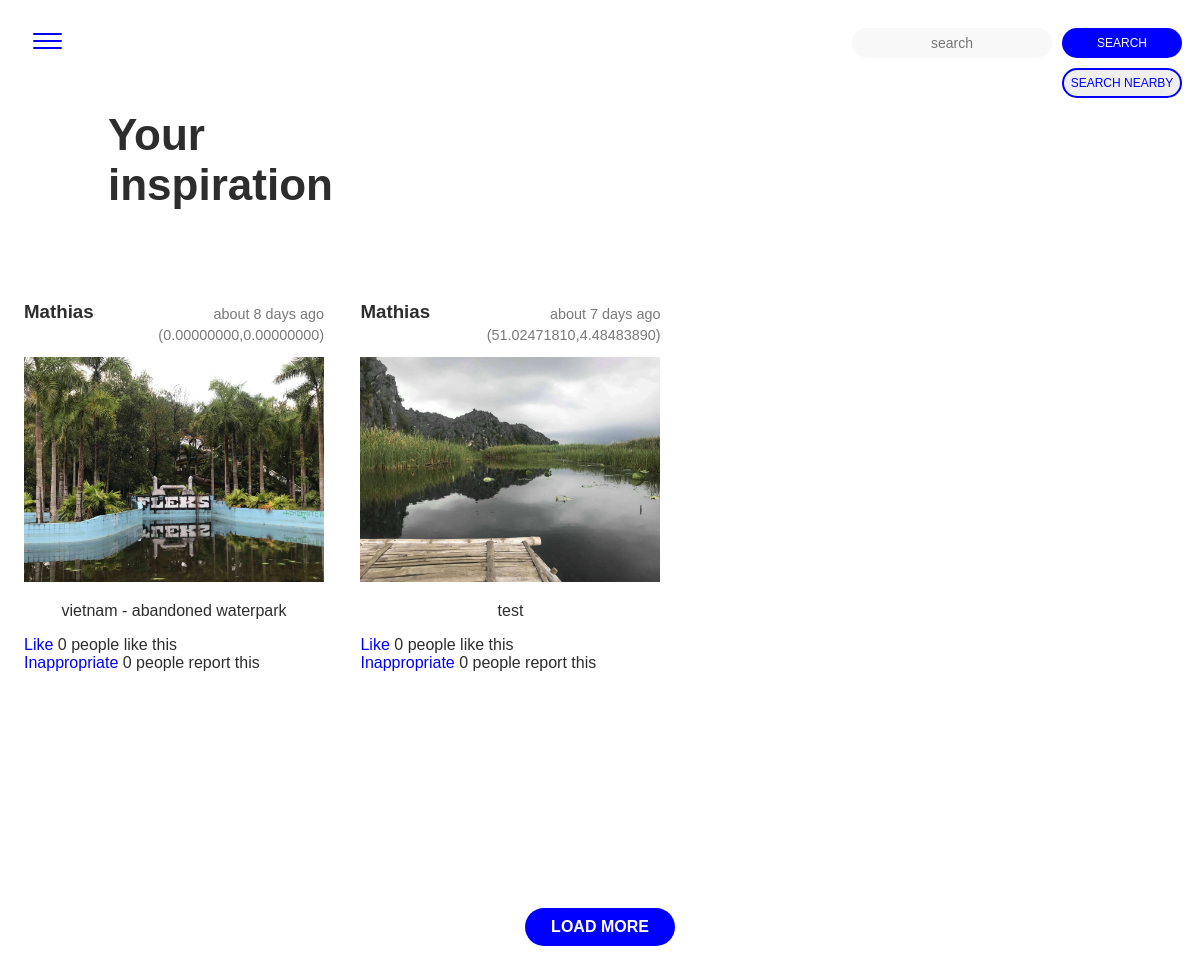
The page /index.php (signed in) on the database its author committed.
### tables this page shows
CREATE TABLE `images` (
  `id` int(11) NOT NULL AUTO_INCREMENT,
  `user_id` int(11) NOT NULL,
  `img_description` varchar(255) NOT NULL,
  `date_created` timestamp NOT NULL DEFAULT CURRENT_TIMESTAMP,
  `file_path` varchar(255) NOT NULL,
  `longitude` decimal(10,8) NOT NULL,
  `latitude` decimal(10,8) NOT NULL,
  PRIMARY KEY (`id`)
);

CREATE TABLE `users` (
  `id` int(11) unsigned NOT NULL AUTO_INCREMENT,
  `firstname` varchar(255) DEFAULT NULL,
  `lastname` varchar(255) DEFAULT NULL,
  `username` varchar(255) DEFAULT NULL,
  `email` varchar(255) DEFAULT NULL,
  `password` varchar(255) DEFAULT NULL,
  PRIMARY KEY (`id`)
);

### classes/Post.php (called while the page is built, shortened)
<?php
class Post
{
    public $id;
    private $date_created;
    public function getId()
    {
        return $this->id;
    }
    public function getDate_created()
    {
        return $this->date_created;
    }
    public static function getAllFromFriends($ids, $start, $counter)
    {
        $conn = Db::getInstance();
        $result = $conn->prepare('SELECT * FROM images WHERE user_id IN ('.$ids.') limit '.$start.','.$counter);
        $result->execute();
        return $result->fetchAll(PDO::FETCH_CLASS, __CLASS__);
    }
    public function getLikes()
    {
        $conn = Db::getInstance();
        $statement = $conn->prepare('select count(*) as countLikes from likes where post_id = :postid');
        $statement->bindValue(':postid', $this->id);
        $statement->execute();
        $result = $statement->fetch(PDO::FETCH_ASSOC);
        return $result['countLikes'];
    }
    public static function convertTime($time_ago)
    {
        $estimate_time = time() - $time_ago;
        $condition = array(
                12 * 30 * 24 * 60 * 60 => 'year',
                30 * 24 * 60 * 60 => 'month',
                24 * 60 * 60 => 'day',
                60 * 60 => 'hour',
                60 => 'minute',
                1 => 'second',
    );
        foreach ($condition as $secs => $str) {
            $d = $estimate_time / $secs;
            if ($d >= 1) {
                $r = round($d);
                return 'about '.$r.' '.$str.($r > 1 ? 's' : '').' ago';
            }
        }
    }
    public function getNrOfInappropriate()
    {
        $conn = Db::getInstance();
        $statement = $conn->prepare('SELECT count(*) AS amountOfInappropriate FROM inappropriate WHERE post_id=:postid');
        $statement->bindValue(':postid', $this->id);
        $result = $statement->execute();
        $result = $statement->fetch(PDO::FETCH_NUM);
        return $result;
    }
}

### classes/User.php (called while the page is built, shortened)
<?php
    class User
    {
        private $id;
        public function setId($id)
        {
            $this->id = $id;
            return $this;
        }
        public function getName()
        {
            $conn = Db::getInstance();
            $result = $conn->query('SELECT username FROM users WHERE id='.$this->id);
            return $result->fetch(PDO::FETCH_ASSOC);
        }
    }

### index.php (the view, shortened to what this page needs)
<?php
$friendList = $_SESSION['userid'];
$friends = Friends::getFriends($_SESSION['userid']);
foreach ($friends as $friend):
  $id = $friend['user_one'];
  if ($id == $_SESSION['userid']) {
      $friendList = $friendList.','.$friend['user_two'];
  } else {
      $friendList = $friendList.','.$id;
  }
 endforeach;
$posts = Post::getAllFromFriends($friendList, 0, 2);
?><!DOCTYPE html>
<html lang="en">
<head>
  <link rel="stylesheet" type="text/css" href="css/style.css">
</head>
<body>
<?php include_once 'nav.inc.php'; ?>
<h2>Your <br>inspiration</h2>
<div id="resultlist">
  <div class="resultitem">
  <?php foreach ($posts as $post):
  $user = new User();
  $userId = $post->user_id;
  $user->setId($userId);
  $t = $post->getDate_created();
  $time_ago = strtotime($t);
  ?>
  <section class="posts--list">
    <article class="center-div-image">
      <a href="profileFriends.php?id=<?php echo $post->user_id; ?>"> <h3 class="username position--left"><?php echo $user->getName()['username']; ?></h3></a>
      <p class="position--right date"><?php echo $convertedDate = Post::convertTime($time_ago); ?></p>
      <p class="position--right location">(<?php echo $post->latitude.','.$post->longitude; ?>)</p>
      <a href="detailPost.php?id=<?php echo $post->getId(); ?>"><img src=" <?php echo 'uploads/'.$post->file_path; ?> "  width=300 alt=""> </a>
      <p><?php echo $post->img_description; ?></p>
      <div ><a href="#" class="like" data-id="<?php echo $post->id; ?>" >Like</a> <span class='likes'><?php echo $post->getLikes(); ?></span> people like this </div>
      <div ><a href="#" class="report" data-id="<?php echo $post->id; ?>" >Inappropriate</a> <span class='inappropriate'><?php echo implode($post->getNrOfInappropriate()); ?></span> people report this </div>
    </article>
  </section>
  <?php endforeach; ?>
  </div>
  </div>
  <button class="loadmore btn--primary"> Load more </button>
</body>
</html>

### css/style.css (style rules this page uses)
* { box-sizing: border-box; }
body { font-family: 'Helvetica', sans-serif; color: rgb(45,45,45); font-size: 16px; }
h2 { font-size: 44px; margin-left: 100px; }
h3 { color: rgb(45,45,45); }
p { text-align: center; }
.posts--list { display: inline-block; width: 300px; height: 600px; margin: 1em; vertical-align: top; }
a { text-decoration: none; color: blue; font-size: 16px; opacity:1; font-weight: 400; transition: 200ms; }
.btn--primary { color: #ffffff; font-size: 16px; font-weight: 700; text-transform: uppercase; background-color: blue; width: 150px; padding: 10px 0px; border-radius: 20px; border:0px; margin: 30px auto 0px auto; display: block; transition: 200ms; }
span { text-align: center; }
.center-div-image { margin: 20px auto; width: 300px; }
.position--left { position: relative; float:left; }
.position--right { position: relative; float:right; }
.date { padding-top: 10px; font-size: 0.9em; color: rgb(122, 122, 122) }
.location { margin-top: -10px; font-size: 0.9em; color: rgb(122, 122, 122) }

### rows shown on the page
images: user.username "Mathias", date_created "about 8 days ago", latitude "0.00000000", longitude "0.00000000", file_path (picture), img_description "vietnam - abandoned waterpark", Likes "0", NrOfInappropriate "0"
images: user.username "Mathias", date_created "about 7 days ago", latitude "51.02471810", longitude "4.48483890", file_path (picture), img_description "test", Likes "0", NrOfInappropriate "0"
